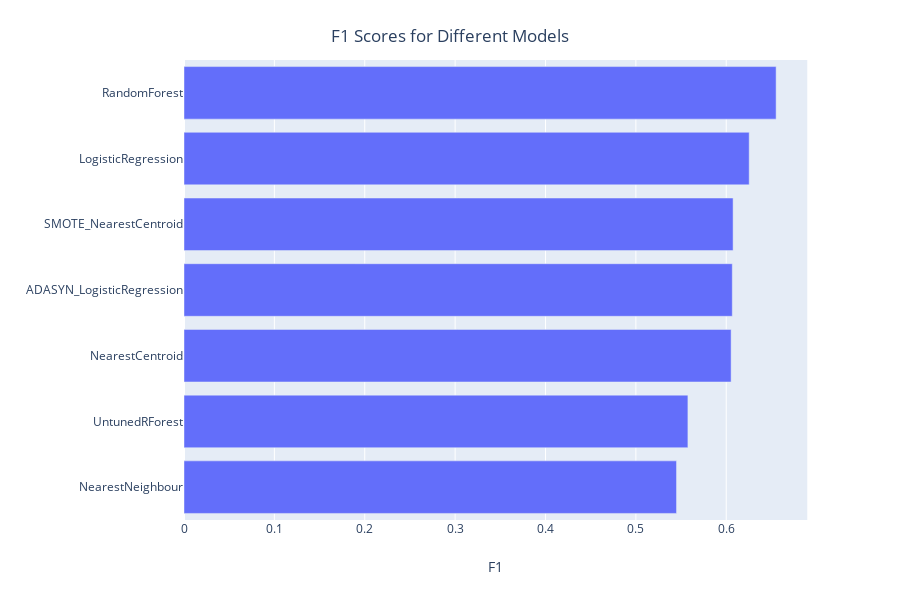

The code cell stored with this chart in its notebook:
### Markdown cell above
## Conclusion

In conclusion, the Random Forest has the best performance overall in terms of F1 score, which balances both the recall and precision.

However, it must be noted that the logistic regression model remains a competitve option as well. Furthermore, being a linear model, the logistic regression has the added benefit of easy interpretation of the results as well as being able to draw inference on how certain variables affect the log-odds of a customer churning.

Random Forests are interpretable to a certain extent, as we can use it to find out which features are important in determining whether a customer will churn.

Also, if the cost of advertisement (precision) is not a concern and the main objective is to identify as many potential churn customers, then using ADASYN resampling may be more suitable as it has around 2% higher recall than the random forest model.

### Code cell
import plotly.express as px

fig = px.bar(model_results, x='F1', y='Model', orientation='h')
fig.update_layout(
    title={
        'text' : 'F1 Scores for Different Models',
        'x': 0.5,
        'xanchor': 'center',
        'yanchor': 'top'
    },
    yaxis_title=''
)
fig.show();

### Figure 1 — Plotly figure (JSON) as saved in the notebook; plotly's stock layout.template omitted (floating-point values rounded to 4 significant figures)
{"data": [{"alignmentgroup": "True", "hoverlabel": {"namelength": 0}, "hovertemplate": "F1=%{x}<br>Model=%{y}", "legendgroup": "", "marker": {"color": "#636efa"}, "name": "", "offsetgroup": "", "orientation": "h", "showlegend": false, "textposition": "auto", "type": "bar", "x": [0.545, 0.5576, 0.6054, 0.6067, 0.6076, 0.6254, 0.6552], "xaxis": "x", "y": ["NearestNeighbour", "UntunedRForest", "NearestCentroid", "ADASYN_LogisticRegression", "SMOTE_NearestCentroid", "LogisticRegression", "RandomForest"], "yaxis": "y"}], "layout": {"barmode": "relative", "height": 600, "legend": {"tracegroupgap": 0}, "margin": {"t": 60}, "title": {"text": "F1 Scores for Different Models", "x": 0.5, "xanchor": "center", "yanchor": "top"}, "xaxis": {"anchor": "y", "domain": [0, 0.98], "title": {"text": "F1"}}, "yaxis": {"anchor": "x", "domain": [0, 1], "title": {"text": ""}}}}
